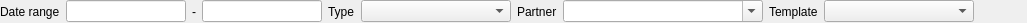
<?xml version="1.0" encoding="UTF-8"?>
<ui version="4.0">
 <class>FCouponDocuments</class>
 <widget class="QWidget" name="FCouponDocuments">
  <property name="geometry">
   <rect>
    <x>0</x>
    <y>0</y>
    <width>1027</width>
    <height>23</height>
   </rect>
  </property>
  <property name="windowTitle">
   <string>Form</string>
  </property>
  <layout class="QHBoxLayout" name="horizontalLayout">
   <property name="sizeConstraint">
    <enum>QLayout::SetMinimumSize</enum>
   </property>
   <property name="leftMargin">
    <number>0</number>
   </property>
   <property name="topMargin">
    <number>0</number>
   </property>
   <property name="rightMargin">
    <number>0</number>
   </property>
   <property name="bottomMargin">
    <number>0</number>
   </property>
   <item>
    <widget class="QLabel" name="label">
     <property name="text">
      <string>Date range</string>
     </property>
    </widget>
   </item>
   <item>
    <widget class="EDateEdit" name="leD1">
     <property name="minimumSize">
      <size>
       <width>120</width>
       <height>0</height>
      </size>
     </property>
     <property name="maximumSize">
      <size>
       <width>150</width>
       <height>16777215</height>
      </size>
     </property>
    </widget>
   </item>
   <item>
    <widget class="QLabel" name="label_2">
     <property name="text">
      <string>-</string>
     </property>
    </widget>
   </item>
   <item>
    <widget class="EDateEdit" name="leD2">
     <property name="minimumSize">
      <size>
       <width>120</width>
       <height>0</height>
      </size>
     </property>
     <property name="maximumSize">
      <size>
       <width>150</width>
       <height>16777215</height>
      </size>
     </property>
    </widget>
   </item>
   <item>
    <widget class="QLabel" name="label_3">
     <property name="text">
      <string>Type</string>
     </property>
    </widget>
   </item>
   <item>
    <widget class="QComboBox" name="cbDocType">
     <property name="minimumSize">
      <size>
       <width>150</width>
       <height>0</height>
      </size>
     </property>
     <property name="editable">
      <bool>false</bool>
     </property>
    </widget>
   </item>
   <item>
    <widget class="QLabel" name="label_4">
     <property name="text">
      <string>Partner</string>
     </property>
    </widget>
   </item>
   <item>
    <widget class="QComboBox" name="cbPartner">
     <property name="minimumSize">
      <size>
       <width>200</width>
       <height>0</height>
      </size>
     </property>
     <property name="editable">
      <bool>true</bool>
     </property>
    </widget>
   </item>
   <item>
    <widget class="QLabel" name="label_5">
     <property name="text">
      <string>Template</string>
     </property>
    </widget>
   </item>
   <item>
    <widget class="QComboBox" name="cbTemplate">
     <property name="minimumSize">
      <size>
       <width>150</width>
       <height>0</height>
      </size>
     </property>
     <property name="editable">
      <bool>false</bool>
     </property>
    </widget>
   </item>
   <item>
    <spacer name="horizontalSpacer">
     <property name="orientation">
      <enum>Qt::Horizontal</enum>
     </property>
     <property name="sizeHint" stdset="0">
      <size>
       <width>39</width>
       <height>20</height>
      </size>
     </property>
    </spacer>
   </item>
  </layout>
 </widget>
 <customwidgets>
  <customwidget>
   <class>EDateEdit</class>
   <extends>QLineEdit</extends>
   <header location="global">edateedit.h</header>
  </customwidget>
 </customwidgets>
 <resources/>
 <connections/>
</ui>
